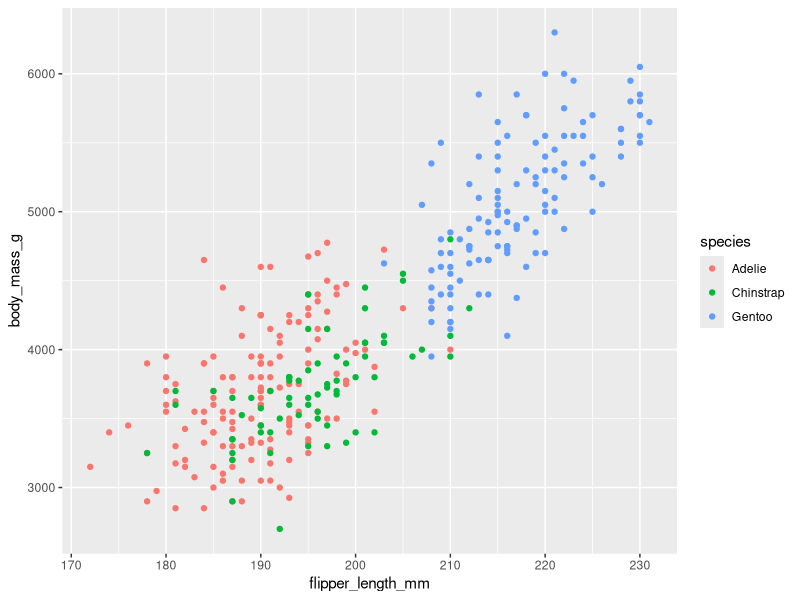
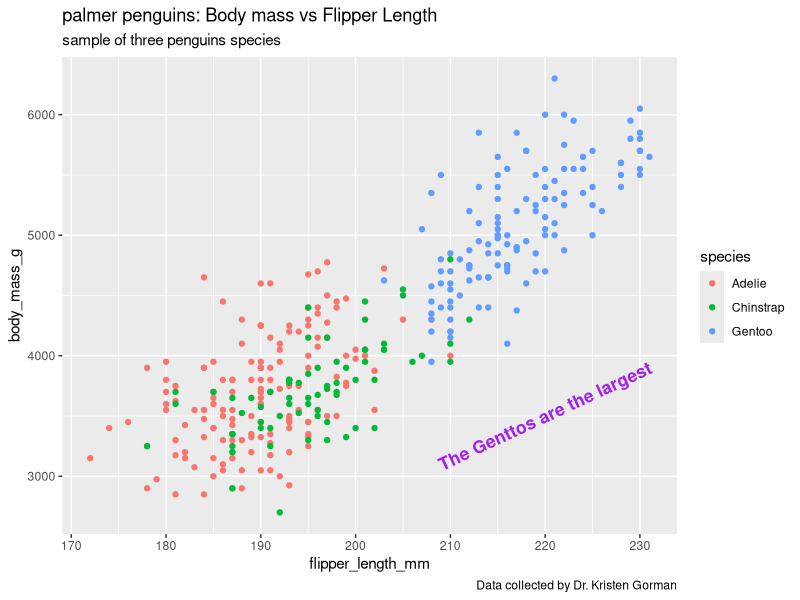
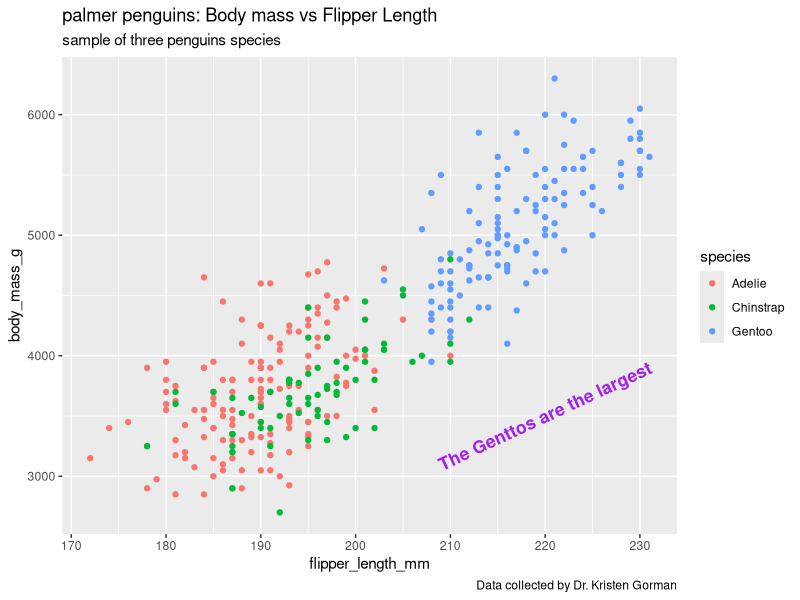
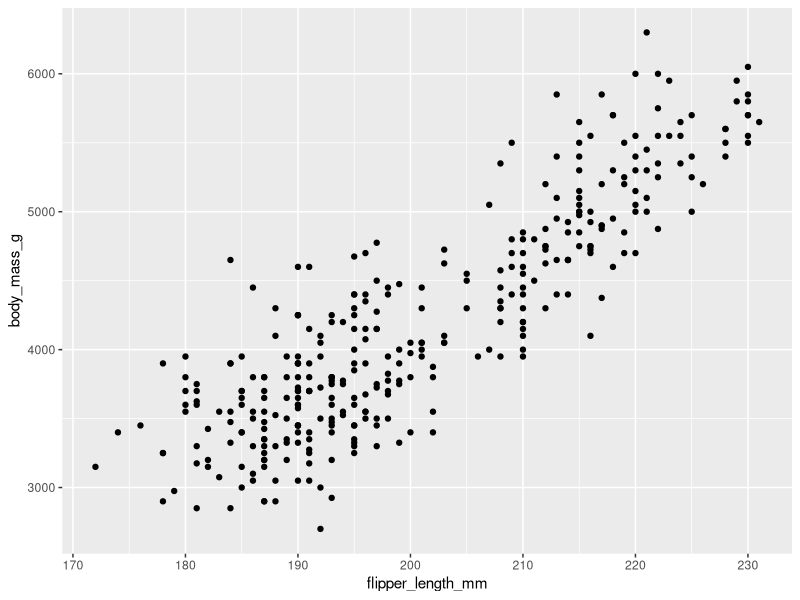
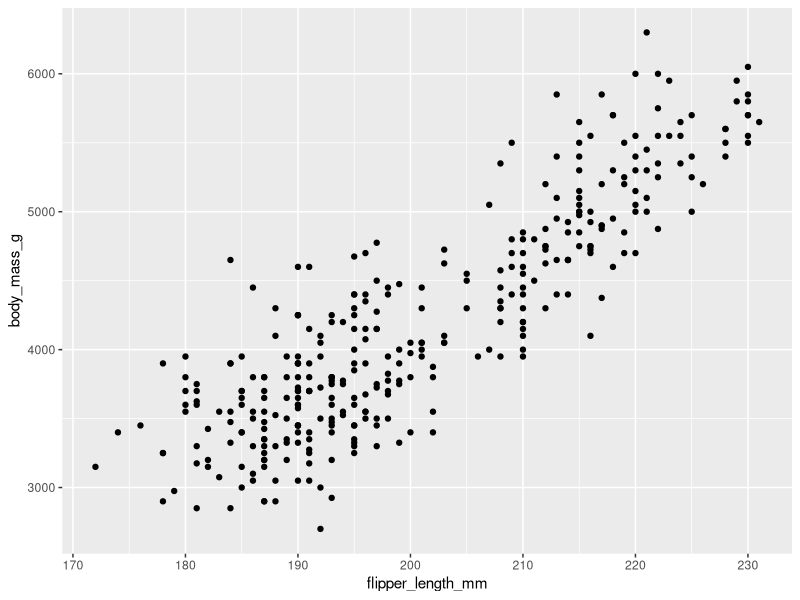

Write the R code that produced these figures, in order.
#To plot on R studio “ggplot2” and “palmerpenguins”
install.packages(ggplot2)
install.packages(palmerpenguins)
#then load the two packages
library(ggplot2) 
library(palmerpenguins)
#Load and view the data
data(penguins) 
View(penguins)
# To created a scatter plot to show the relationship between flipper 
#length and body mass in three penguin species
ggplot(data = penguins) + 
  geom_point(mapping = aes(x = flipper_length_mm, y = body_mass_g,color=species))

#Adding Title and subtitle to visuals
ggplot(data = penguins) + 
  geom_point(mapping = aes(x = flipper_length_mm, y = body_mass_g,color=species)) + 
  labs(title = "palmer penguins: Body mass vs Flipper Length", 
       subtitle = "sample of three penguins species", 
       caption = "Data collected by Dr. Kristen Gorman") + 
  annotate("text", x=220,y=3500,label="The Genttos are the largest",
           color="purple",fontface="bold",size=4.5,angle=25)

#To keep your code short, you can assign it to a letter
P <- ggplot(data = penguins) + 
  geom_point(mapping = aes(x = flipper_length_mm, y = body_mass_g,color=species)) + 
  labs(title = "palmer penguins: Body mass vs Flipper Length", 
       subtitle = "sample of three penguins species", 
       caption = "Data collected by Dr. Kristen Gorman")

#Adding annotation to it
P + annotate("text", x=220,y=3500,label="The Genttos are the largest",
             color="purple",fontface="bold",size=4.5,angle=25)

#To try another way of  ploting
ggplot(data = penguins, mapping = aes(x = flipper_length_mm, y = body_mass_g)) +  
  geom_point()

#To save visual using code
ggsave("Penguins Three Specie Visual.png")
